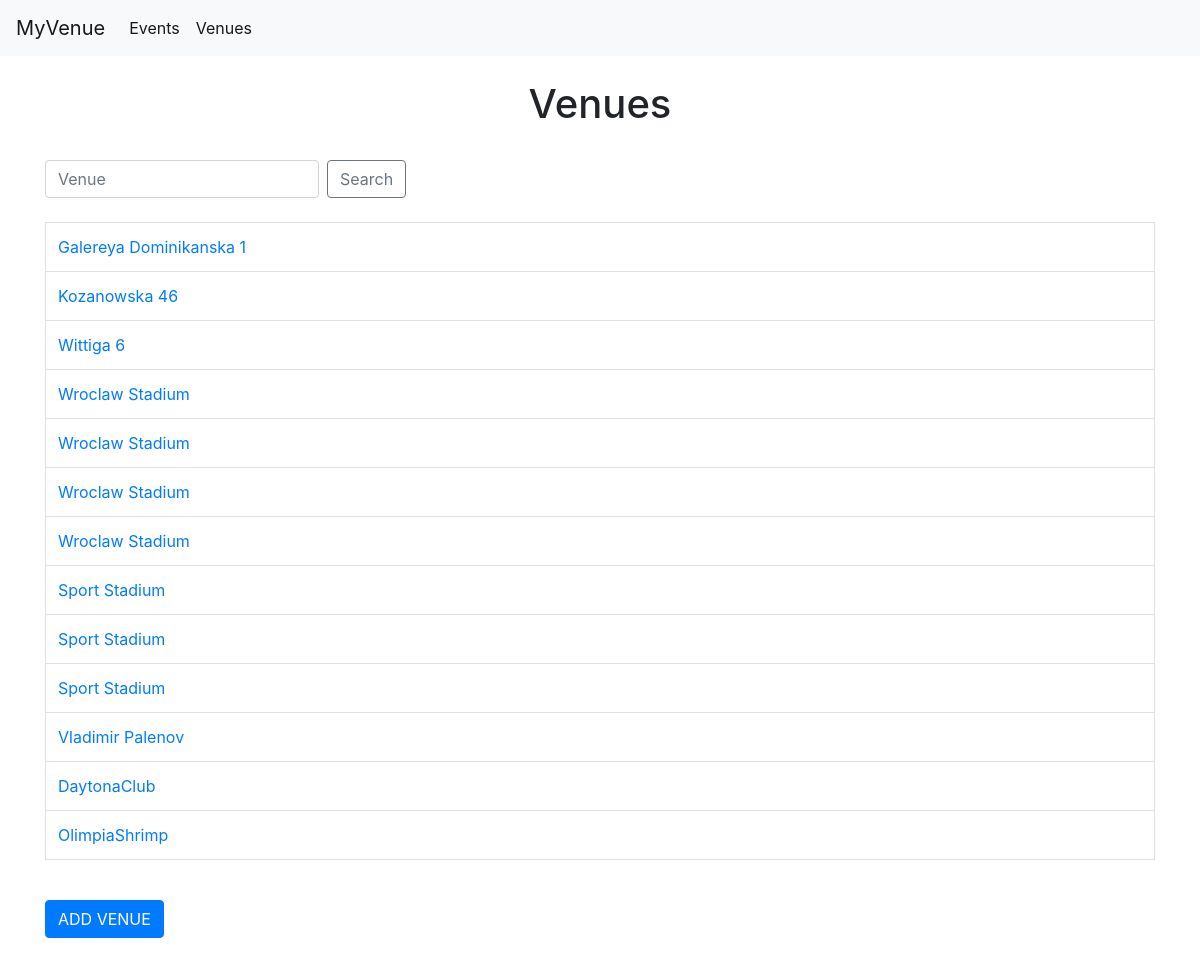
/venues/, run on an earlier commit of the app's database.
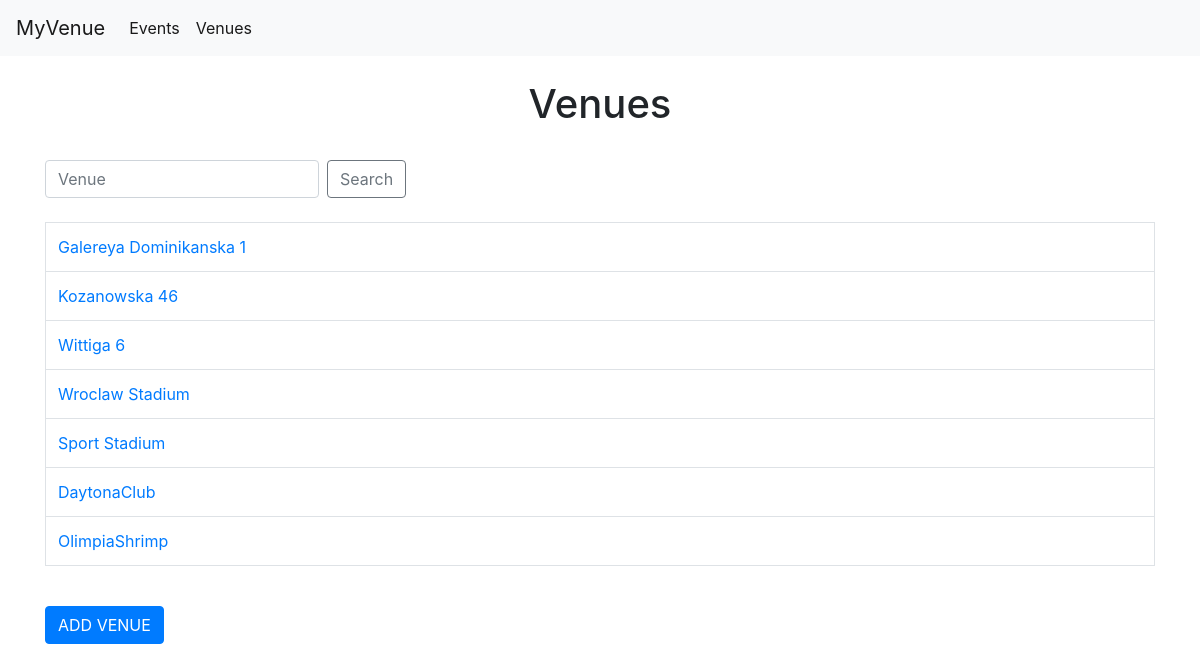
And on a later commit of the database.
### events/models.py (models this page shows)
class Venue(models.Model):
    name = models.CharField('Venue Name', max_length=255)
    address = models.CharField('Address', max_length=255)
    post_code = models.CharField('Post Code', max_length=10)
    phone = models.CharField('Contact Phone', max_length=15, blank=True)
    web = models.URLField('Website Address', blank=True)
    email = models.EmailField('Email', blank=True)
    ven_description = models.TextField(blank=True)
    booking_rates = models.FloatField(verbose_name='Ranking (up to 9.0)', default=1.0, blank=True)
    from_hour = models.TimeField(blank=True)
    to_hour = models.TimeField(blank=True)
    flour_size = models.FloatField(verbose_name='Square (mxm)', default=1.0, blank=True)
    def __str__(self):
        return self.name

### events/views.py (the view)
# urls.py: path('venues/', views.all_venues, name="list-venues"),
def all_venues(request):
    venues_list = Venue.objects.all()
    return render(request, 'events/venue_list.html', {
                      "venue_list": venues_list,
                  })

### templates/events/venue_list.html (shortened to what this page needs)
{% extends 'events/base.html' %}
{% block content %}
<h1 style="text-align:center">Venues</h1>
        <br/>
    <form class="form-inline my-2 my-lg-0" method= POST action="{% url 'search-venues' %}">
      <input class="form-control mr-sm-2" type="search" placeholder="Venue" aria-label="Search" name="searched">
      <button class="btn btn-outline-secondary my-2 my-sm-0" type="submit">Search</button>
    </form>
    <br/>
    <table class="table table-hover table-bordered">
        {% for venue in venue_list %}
            <tr>
                <td>
                    <a href="{% url 'show-venue' venue.id %}">{{ venue }}</a>
                </td>
            </tr>
        {% endfor %}
    </table>
    <br/>
    <a href="{%  url 'add-venue' %}" class="btn btn-primary">ADD VENUE</a>
{% endblock %}

### templates/events/base.html (shortened to what this page needs)
<!doctype html>
<html lang="en">
  <head>
    <link rel="stylesheet" href="https://stackpath.bootstrapcdn.com/bootstrap/4.4.1/css/bootstrap.min.css">
  </head>
  <body>
    {% include 'events/navbar.html' %}
    <br/>
    <div class="container">
        {% block content %}
        {% endblock %}
    </div>
    <br/>
  </body>
</html>

### templates/events/navbar.html (shortened to what this page needs)
<nav class="navbar navbar-expand-lg navbar-light bg-light">
  <a class="navbar-brand" href="{% url 'home' %}">MyVenue</a>
  <div class="collapse navbar-collapse" id="navbarSupportedContent">
    <ul class="navbar-nav mr-auto">
        <li class="nav-item active">
        <a class="nav-link" href="{% url 'list-events' %}">Events</a>
        </li>
        <li class="nav-item active">
        <a class="nav-link" href="{% url 'list-venues' %}">Venues</a>
        </li>
    </ul>
  </div>
</nav>

What changed in the data, as far as the page shows it:
removed Venue: name "Wroclaw Stadium"
removed Venue: name "Wroclaw Stadium"
removed Venue: name "Wroclaw Stadium"
removed Venue: name "Sport Stadium"
removed Venue: name "Sport Stadium"
removed Venue: name "Vladimir Palenov"
